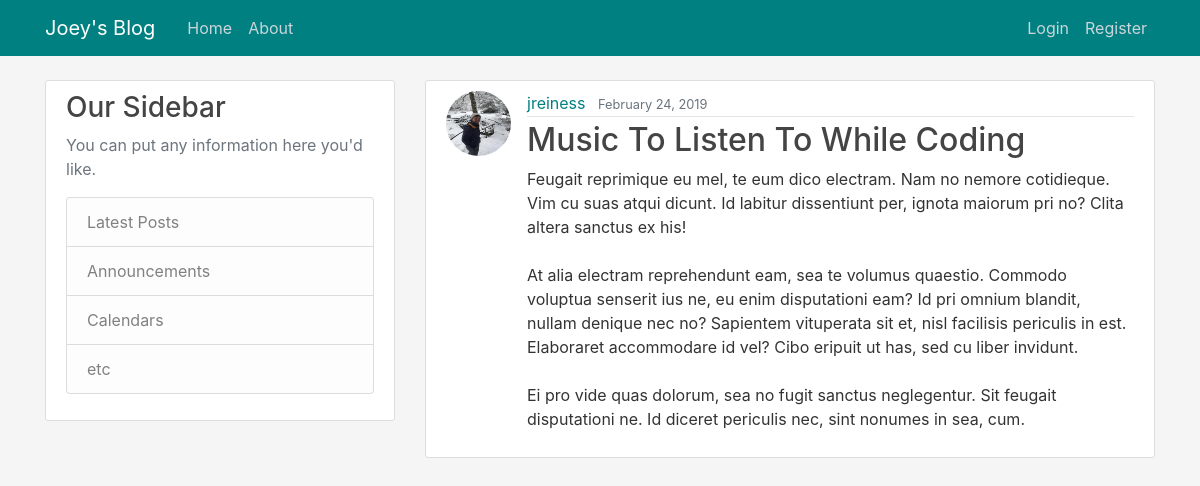
The page /post/26/ on the database its author committed.
### blog/models.py (models this page shows, shortened)
class Post(models.Model):
    title = models.CharField(max_length=100)
    content = models.TextField()
    date_posted = models.DateTimeField(default=timezone.now)
    author = models.ForeignKey(User, on_delete=models.CASCADE) #on_delete says what to do if user is deleted - what happens to post?

### users/models.py (models this page shows, shortened)
class Profile(models.Model):
    user = models.OneToOneField(User, on_delete=models.CASCADE)
    image = models.ImageField(default='default.jpg',upload_to='profile_pics')
    bio = models.TextField(default='I should really write a bio...', max_length=100)

### blog/views.py (the view)
# urls.py: path('post/<int:pk>/',PostDetailView.as_view(), name='post-detail'),
class PostDetailView(DetailView):
    model = Post

### blog/templates/blog/post_detail.html (shortened to what this page needs)
{% extends 'blog/base.html'%}
{% block content %}
<article class="media content-section">
	<img class="rounded-circle article-img" src="{{ object.author.profile.image.url }}">
	<div class="media-body">
		<div class="article-metadata">
			<a class="mr-2" href="{% url 'user-posts' object.author.username %}">{{ object.author }}</a>
			<small class="text-muted">{{ object.date_posted|date:"F j, Y" }}</small>
		</div>
		<h2 class="article-title">{{ object.title }}</h2>
		<p class="article-content">{{ object.content }}</p>
	</div>
</article>
{% endblock content %}

### blog/static/blog/main.css (style rules this page uses)
body { background: WhiteSmoke; color: #333333; margin-top: 5rem; }
h1, h2, h3, h4, h5, h6 { color: #444444; }
.content-section { background: #ffffff; padding: 10px 20px; border: 1px solid #dddddd; border-radius: 3px; margin-bottom: 20px; }
.article-title { color: #444444; }
a.mr-2 { color: Teal; }
.article-content { white-space: pre-line; }
.article-img { height: 65px; width: 65px; margin-right: 16px; }
.article-metadata { padding-bottom: 1px; margin-bottom: 4px; border-bottom: 1px solid #e3e3e3 }

### rows shown on the page
Post: author.profile.image (picture), author "jreiness", date_posted "February 24, 2019", title "Music To Listen To While Coding", content "Feugait reprimique eu mel, te eum dico electram. Nam no nemore cotidieque. Vim cu suas atqui dicunt. Id labitur dissentiunt per, ignota maiorum pri no? Clita altera sanctus ex his! At alia electram reprehendunt eam, sea te volumus quaestio. Commodo voluptua senserit ius ne, eu enim disputationi eam? Id pri omnium blandit, nullam denique nec no? Sapientem vituperata sit et, nisl facilisis periculis in est. Elaboraret accommodare id vel? Cibo eripuit ut has, sed cu liber invidunt. Ei pro vide quas dolorum, sea no fugit sanctus neglegentur. Sit feugait disputationi ne. Id diceret periculis nec, sint nonumes in sea, cum."
